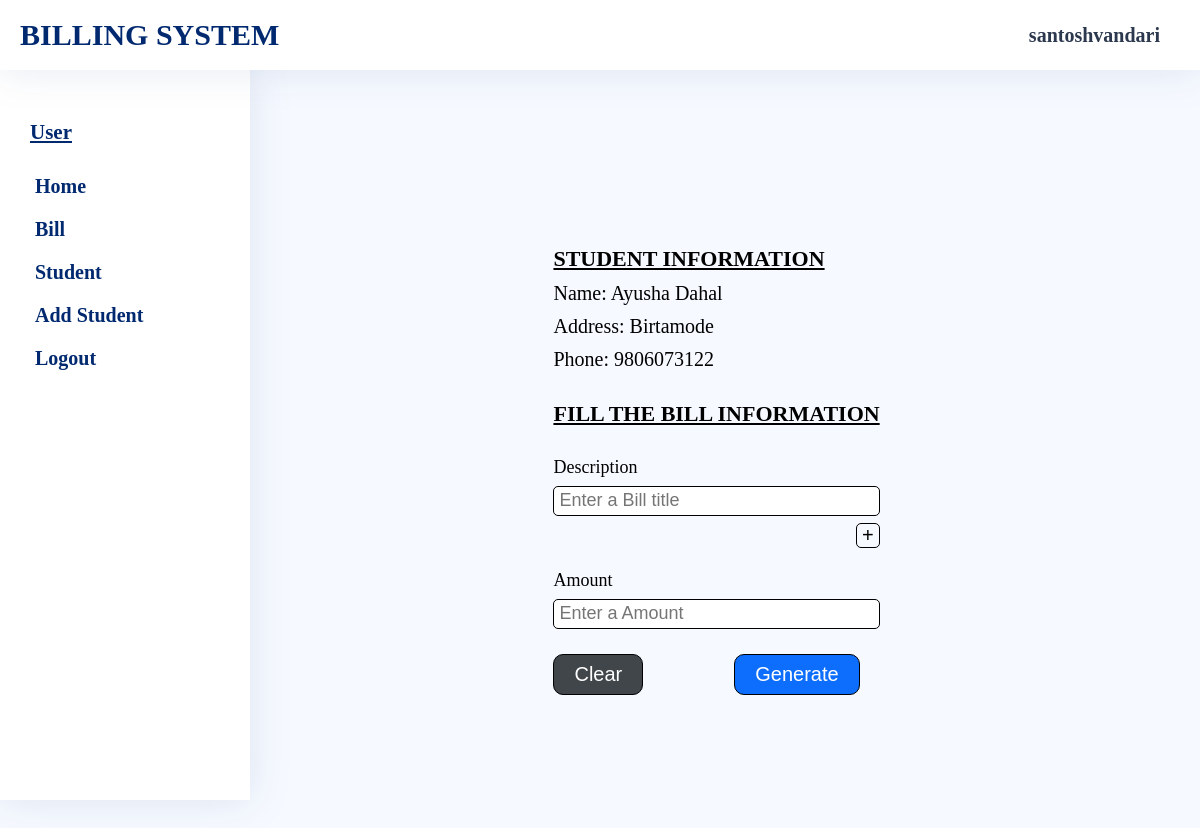
The page /user/studentbillform.php?phone=9806073122 (signed in) on the database its author committed.
### tables this page shows
CREATE TABLE `StudentInfo` (
  `phone` varchar(15) NOT NULL,
  `name` varchar(50) NOT NULL,
  `address` varchar(50) NOT NULL,
  `email` varchar(30) DEFAULT NULL,
  `gender` varchar(10) NOT NULL,
  `parentname` varchar(50) NOT NULL
);

### user/studentbillform.php (the view, shortened to what this page needs)
<?php
    include_once "head.php";
?>
    <link rel="stylesheet" href="../assets/css/common-style.css">
    <link rel="stylesheet" href="../assets/css/studentbillform.css">
</head>
<?php
    include_once "sidebar.php";
?>
    <section class="main-container form-container">
        <div class="form-wrapper">
            <div class="studentinfo">
                <h3>Student Information</h3>
                <?php
                if($_SERVER['REQUEST_METHOD']=='POST' || $_SERVER['REQUEST_METHOD']=='GET'){
                   if(isset($_GET["phone"])){
                       $phone=trim($_GET["phone"]);
                    $read="SELECT * FROM StudentInfo WHERE phone ='$phone';";
                    if($result=$con->query($read)){
                        if($result->num_rows>0){
                            while($row=$result->fetch_assoc()){
                                echo "<p class='name'>Name: ".$row["name"]."</p>";
                                echo "<p class='address'>Address: ".$row["address"]."</p>";
                                echo "<p class='phone'>Phone: ".$row["phone"]."</p>";
                            }
                        }
                    }
                    }
                }
                ?>
            </div>
            <form class="form" action="generate-bill.php" method="post">
                <h3>Fill the Bill Information</h3>
                <label for="desc">Description</label>
                <input type="text" id="desc" name="desc0" required placeholder="Enter a Bill title"/>
                <div class="addbtn">
                    <button id="add">+</button>
                </div>
                <label for="amt">Amount</label>
                <input type="number" id="amt" name="amount" placeholder="Enter a Amount" required/>
                <div class="btn-wrapper">
                    <button type="reset">Clear</button>
                    <button type="submit">Generate</button>
                </div>
            </form>
            </div>
    </section>
   </main>
</body>
</html>

### assets/css/common-style.css (style rules this page uses)
* { margin: 0; padding: 0; box-sizing: border-box; }
body { background-color: #f6f9ff; }
.main-container { min-height: 100vh; margin: 70px 0 0 260px; padding: 20px; }

### assets/css/studentbillform.css (style rules this page uses)
.form-container { display: flex; justify-content: center; align-items: center; width: 100%; }
.studentinfo { margin: 20px 0; }
.studentinfo p { margin: 10px 0; font-size: 20px; }
.form-wrapper form { display: flex; flex-direction: column; }
.form h3,.studentinfo h3 { margin: 10px 0; font-size: 22px; text-decoration: underline; text-transform: uppercase; }
.form label { font-size: 18px; margin: 20px 0 3px; }
.form input { height: 30px; border-radius: 5px; outline: none; padding: 0px 5px; font-size: 18px; border: 1px solid #000; margin: 5px 0; }
.btn-wrapper { margin: 20px 0; display: flex; justify-content: space-between; }
.btn-wrapper button,.btn-wrapper button:nth-child(1):hover,#add { margin-right:20px; background: #0d6efd; color:#fff; font-size: 20px; font-weight: 400; padding: 8px 20px; border: 1px solid #000; border-radius: 10px; cursor: pointer; }
form div { text-align: right; }
#add { margin: 2px 0; padding:0px 5px; border-radius: 5px; background:transparent; color: #000; }
.btn-wrapper button:hover,.btn-wrapper button:nth-child(1) { background:#41464b; }

### rows shown on the page
studentinfo: name "Ayusha Dahal", address "Birtamode", phone "9806073122"

### other values the page prints
$_SESSION['username'] "santoshvandari"
